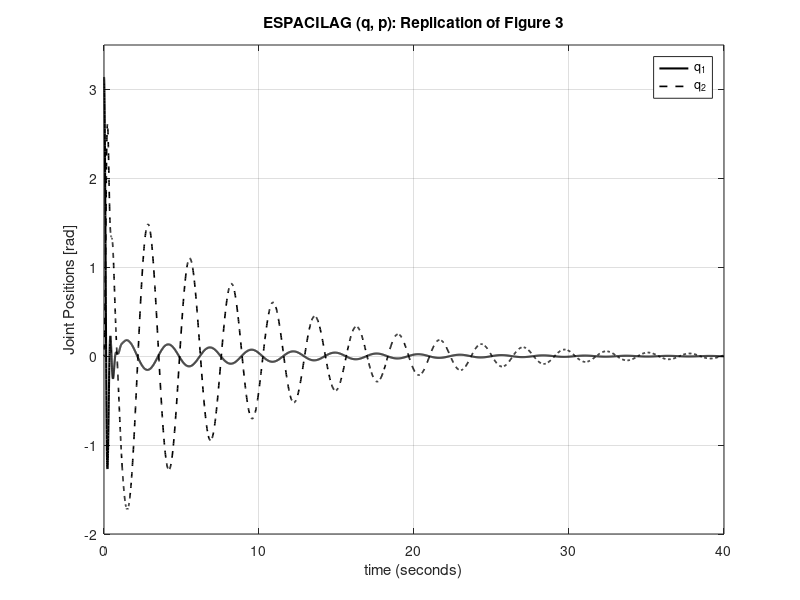
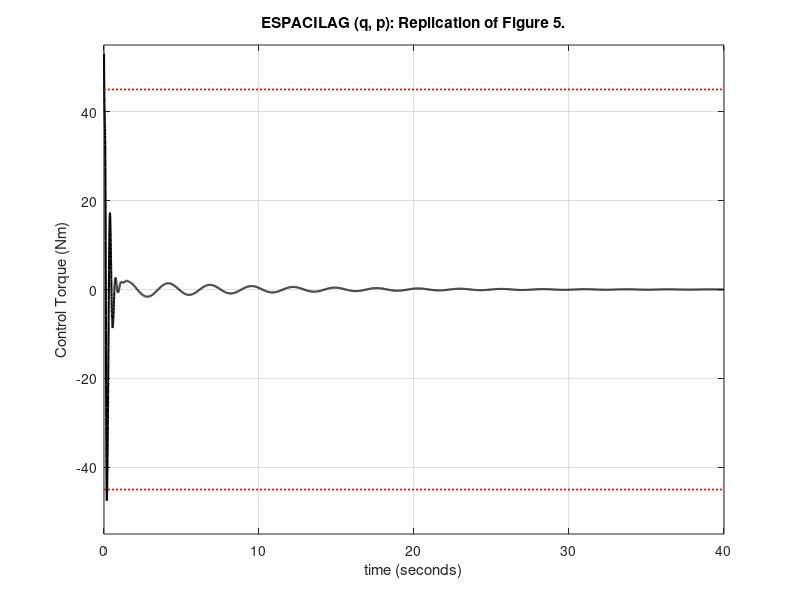

MATLAB code for these plots, in order:
% Autonomous Vehicles Laboratory. P.I.: PhD Jesús Alberto Sandoval Galarza.
% at Instituto Tecnológico de La Paz (ITLP).


% Undergraduate student: Leonardo Corral Trigueros. May, 2026

% In order to know the acquisition of the desired closed-loop proposed by ESPACILAG methodology. We recommend checking:
% A note on the energy-shaping control applied to mechanical systems: "A pendulum example [1]";
% [1] url: https://revistadigital.amca.mx/sdm_downloads/a-note-on-the-energy-shaping-control-applied-to-mechanical-systems-a-pendulum-example/


% Experiment: 
% Based on the lecture where the conditions for ESPACILAG is equivalent to IDA-PBC were taught:
    % \alpha = q
    % \phi = 0
    % q_a= q
    % W = 1
    % V_d = U_a
    % J_a = (M / Md) * (M / Md) * Jd
    % Da = (M / Md) * (M / Md) * Rd


% Task:
% Implementing the ESPACILAG based controller equivalent to the IDA-PBC controller with unbounded torques for
% the Inertia Wheel Pendulum from: 
    % "Control of the Inertia Wheel Pendulum by Bounded Torques" [2], derived from
    % "Stabilization of a class of underactuated mechanical systems via interconnection and damping assignment" [3].  
    
    % [2] doi: https://doi.org/10.1016/j.ifacol.2020.12.1749
    % [3] doi: 10.1109/TAC.2002.800770

function ESPACILAG_IWP_IDA_PBC_qp_nbt()
    % --- Physical Parameters ---
    m3 = 10; 
    I1 = 0.1; 
    I2 = 0.2; 
    u_max = 45; 
    
    % Open-loop Inertia Matrix
    M = [I1, 0; 
         0,  I2]; 
     
    % Derived/Chosen parameters and Controller Gains.
    a1 = 1; 
    a2 = -1.5; 
    a3 = 6;
    kp = 3.75;
    kv = 10;
    
    gamma1 = 30;
    gamma2 = 4.5;
    
    Md = [a1, a2; 
          a2, a3]; 
      
    delta = a1*a3 - a2^2;
    k2 = -(I2 * (a1 + a2)) / delta; 
    k1 = kp * k2; 
    
    % ESPACILAG Transformations
    Ma = M * (Md \ M); 
    Ta = M / Md;          
    Ta_inv = Md / M;      
    
    G = [-1; 1];
    GT = G.';
    Rd_p = G * kv * GT;
    
    Da = Ta * Rd_p * Ta.'; 
    
    % Pack parameters into a structure for the ODE function
    params = struct('M', M, 'I1', I1, 'I2', I2, 'm3', m3, 'G', G, ...
                    'Ta_inv', Ta_inv, 'Da', Da, 'gamma2', gamma2, 'k1', k1);

    % Initial configurations from Section V
    % Rest initial state: [q1(0); q2(0); p1(0); p2(0)] = [3.14; 0; 0; 0]
    x0 = [3.14; 0; 0; 0]; 
    tspan = [0, 40]; % Time horizon: 40 seconds

    % Run simulation    
    options = odeset('RelTol', 1e-6, 'AbsTol', 1e-8);
    [t, x] = ode45(@(t, x) system_dynamics(t, x, params), tspan, x0, options);

    % Compute the control torque post-simulation for plotting
    u_computed = zeros(length(t), 1);
    for i = 1:length(t)
        [~, u_computed(i)] = compute_espacilag_tau(x(i, :)', params);
    end

    % --- Plotting Results ---
    
    % Figure 3 Replication: Joint Positions q1 and q2
    figure('Position', [100, 100, 550, 400]);
    plot(t, x(:, 1), 'k-', 'LineWidth', 1.5); hold on;
    plot(t, x(:, 2), 'k--', 'LineWidth', 1.2);
    grid on; xlabel('time (seconds)'); ylabel('Joint Positions [rad]');
    legend('q_1', 'q_2'); 
    title('ESPACILAG (q, p): Replication of Figure 3');
    ylim([-2, 3.5]);

    % Figure 5 Replication: Applied Non-Bounded Torque u
    figure('Position', [680, 100, 550, 400]);
    plot(t, u_computed, 'k-', 'LineWidth', 1.5); hold on;
    % Plot the u_max threshold boundary for visualization
    plot(tspan, [u_max, u_max], 'r:', 'LineWidth', 1.2);
    plot(tspan, [-u_max, -u_max], 'r:', 'LineWidth', 1.2);
    grid on; xlabel('time (seconds)'); ylabel('Control Torque (Nm)');
    title('ESPACILAG (q, p): Replication of Figure 5.');
    ylim([-55, 55]);
    
    % Display peak torque value achieved
    fprintf('Peak absolute torque achieved: %.2f Nm\n', max(abs(u_computed)));
end

% Modular Torque Computation Function
function [tau, u] = compute_espacilag_tau(x, params)
    q = x(1:2);
    p = x(3:4);
    
    m3 = params.m3;
    I1 = params.I1;
    I2 = params.I2;
    Ta_inv = params.Ta_inv;
    Da = params.Da;
    gamma2 = params.gamma2;
    k1 = params.k1;
    
    a1 = Ta_inv(1,1)*I1; 
    a2 = Ta_inv(2,1)*I1;

    % 1. Natural Plant Gravitational Vector
    grad_q_H = [-m3 * sin(q(1)); 0]; 

    % Open loop momentum gradient: exactly matches grad_pa_Ha
    grad_p_H = [p(1) / I1; 
                p(2) / I2];

    % 2. Precise Analytical ESPACILAG Potential Energy Gradient Vector
    dVd_dq1 = -(I1 * m3 / (a1 + a2)) * sin(q(1)) + k1 * gamma2 * (q(2) + gamma2 * q(1));
    dVd_dq2 = k1 * (q(2) + gamma2 * q(1));
    grad_qa_Ha = [dVd_dq1; dVd_dq2];

    % 3. Energy Shaping Torque Vector
    tau_es = grad_q_H - Ta_inv * grad_qa_Ha; 

    % 4. Damping Injection Torque Vector (Mapped via matrices)
    tau_di = -Ta_inv * Da * grad_p_H;
    
    % Total generalized control torque vector
    tau = tau_es + tau_di; 
    
    % Project tau into the scalar actuator input space (u)
    u = tau(2); 
end

% Desired closed loop acquisition:
function dxdt = system_dynamics(~, x, params)
    q1 = x(1);
    p1 = x(3);
    p2 = x(4);
    
    I1 = params.I1;
    I2 = params.I2;
    m3 = params.m3;

    % Get control input u from the shared controller function
    [~, u] = compute_espacilag_tau(x, params);

    % Hamiltonian Equations of Motion
    dq1_dt = p1 / I1;
    dq2_dt = p2 / I2;
    dp1_dt = m3 * sin(q1) - u;
    dp2_dt = u;

    dxdt = [dq1_dt; dq2_dt; dp1_dt; dp2_dt];
end
